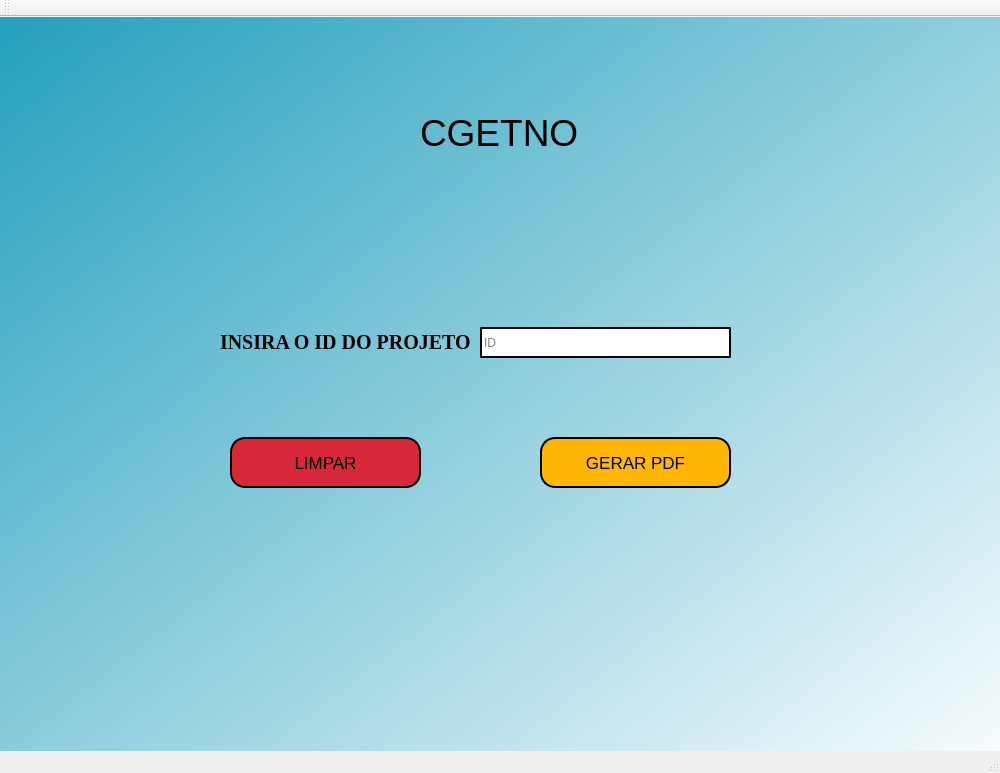
<?xml version="1.0" encoding="UTF-8"?>
<ui version="4.0">
 <class>MainWindow</class>
 <widget class="QMainWindow" name="MainWindow">
  <property name="geometry">
   <rect>
    <x>0</x>
    <y>0</y>
    <width>1000</width>
    <height>773</height>
   </rect>
  </property>
  <property name="windowTitle">
   <string>MainWindow</string>
  </property>
  <property name="styleSheet">
   <string notr="true"/>
  </property>
  <property name="inputMethodHints">
   <set>Qt::ImhDigitsOnly</set>
  </property>
  <widget class="QWidget" name="centralwidget">
   <widget class="QWidget" name="widget" native="true">
    <property name="geometry">
     <rect>
      <x>-10</x>
      <y>-20</y>
      <width>1021</width>
      <height>801</height>
     </rect>
    </property>
    <property name="styleSheet">
     <string notr="true">QWidget#widget{
background-color: qlineargradient(spread:pad, x1:0, y1:0, x2:1, y2:1, stop:0 rgba(33, 158, 188, 255), stop:1 rgba(255, 255, 255, 255))}</string>
    </property>
    <widget class="QPushButton" name="pushButton">
     <property name="geometry">
      <rect>
       <x>240</x>
       <y>440</y>
       <width>191</width>
       <height>51</height>
      </rect>
     </property>
     <property name="palette">
      <palette>
       <active>
        <colorrole role="WindowText">
         <brush brushstyle="SolidPattern">
          <color alpha="255">
           <red>255</red>
           <green>255</green>
           <blue>255</blue>
          </color>
         </brush>
        </colorrole>
        <colorrole role="Button">
         <brush brushstyle="SolidPattern">
          <color alpha="255">
           <red>214</red>
           <green>40</green>
           <blue>57</blue>
          </color>
         </brush>
        </colorrole>
        <colorrole role="Base">
         <brush brushstyle="SolidPattern">
          <color alpha="255">
           <red>214</red>
           <green>40</green>
           <blue>57</blue>
          </color>
         </brush>
        </colorrole>
        <colorrole role="Window">
         <brush brushstyle="SolidPattern">
          <color alpha="255">
           <red>214</red>
           <green>40</green>
           <blue>57</blue>
          </color>
         </brush>
        </colorrole>
       </active>
       <inactive>
        <colorrole role="WindowText">
         <brush brushstyle="SolidPattern">
          <color alpha="255">
           <red>255</red>
           <green>255</green>
           <blue>255</blue>
          </color>
         </brush>
        </colorrole>
        <colorrole role="Button">
         <brush brushstyle="SolidPattern">
          <color alpha="255">
           <red>214</red>
           <green>40</green>
           <blue>57</blue>
          </color>
         </brush>
        </colorrole>
        <colorrole role="Base">
         <brush brushstyle="SolidPattern">
          <color alpha="255">
           <red>214</red>
           <green>40</green>
           <blue>57</blue>
          </color>
         </brush>
        </colorrole>
        <colorrole role="Window">
         <brush brushstyle="SolidPattern">
          <color alpha="255">
           <red>214</red>
           <green>40</green>
           <blue>57</blue>
          </color>
         </brush>
        </colorrole>
       </inactive>
       <disabled>
        <colorrole role="WindowText">
         <brush brushstyle="SolidPattern">
          <color alpha="255">
           <red>120</red>
           <green>120</green>
           <blue>120</blue>
          </color>
         </brush>
        </colorrole>
        <colorrole role="Button">
         <brush brushstyle="SolidPattern">
          <color alpha="255">
           <red>214</red>
           <green>40</green>
           <blue>57</blue>
          </color>
         </brush>
        </colorrole>
        <colorrole role="Base">
         <brush brushstyle="SolidPattern">
          <color alpha="255">
           <red>214</red>
           <green>40</green>
           <blue>57</blue>
          </color>
         </brush>
        </colorrole>
        <colorrole role="Window">
         <brush brushstyle="SolidPattern">
          <color alpha="255">
           <red>214</red>
           <green>40</green>
           <blue>57</blue>
          </color>
         </brush>
        </colorrole>
       </disabled>
      </palette>
     </property>
     <property name="font">
      <font>
       <pointsize>13</pointsize>
      </font>
     </property>
     <property name="cursor">
      <cursorShape>ClosedHandCursor</cursorShape>
     </property>
     <property name="styleSheet">
      <string notr="true">QPushButton {
background-color: rgb(214, 40, 57);
border-radius: 15px;
border-style:outset;
border-width: 2px;
border-color: black;
}

QPushButton:hover {
	background-color: rgb(242, 106, 79)
}</string>
     </property>
     <property name="text">
      <string>LIMPAR</string>
     </property>
    </widget>
    <widget class="QLineEdit" name="lineEdit">
     <property name="geometry">
      <rect>
       <x>490</x>
       <y>330</y>
       <width>251</width>
       <height>31</height>
      </rect>
     </property>
     <property name="styleSheet">
      <string notr="true">background-color: rgb(255, 255, 255);
font: 12pt &quot;MS Shell Dlg 2&quot;;

border-style:outset;
border-width: 2px</string>
     </property>
     <property name="inputMethodHints">
      <set>Qt::ImhDigitsOnly</set>
     </property>
     <property name="cursorPosition">
      <number>0</number>
     </property>
     <property name="placeholderText">
      <string>ID</string>
     </property>
     <property name="cursorMoveStyle">
      <enum>Qt::VisualMoveStyle</enum>
     </property>
    </widget>
    <widget class="QPushButton" name="pushButton_2">
     <property name="geometry">
      <rect>
       <x>550</x>
       <y>440</y>
       <width>191</width>
       <height>51</height>
      </rect>
     </property>
     <property name="palette">
      <palette>
       <active>
        <colorrole role="WindowText">
         <brush brushstyle="SolidPattern">
          <color alpha="255">
           <red>255</red>
           <green>255</green>
           <blue>255</blue>
          </color>
         </brush>
        </colorrole>
        <colorrole role="Button">
         <brush brushstyle="SolidPattern">
          <color alpha="255">
           <red>255</red>
           <green>183</green>
           <blue>3</blue>
          </color>
         </brush>
        </colorrole>
        <colorrole role="Base">
         <brush brushstyle="SolidPattern">
          <color alpha="255">
           <red>255</red>
           <green>183</green>
           <blue>3</blue>
          </color>
         </brush>
        </colorrole>
        <colorrole role="Window">
         <brush brushstyle="SolidPattern">
          <color alpha="255">
           <red>255</red>
           <green>183</green>
           <blue>3</blue>
          </color>
         </brush>
        </colorrole>
       </active>
       <inactive>
        <colorrole role="WindowText">
         <brush brushstyle="SolidPattern">
          <color alpha="255">
           <red>255</red>
           <green>255</green>
           <blue>255</blue>
          </color>
         </brush>
        </colorrole>
        <colorrole role="Button">
         <brush brushstyle="SolidPattern">
          <color alpha="255">
           <red>255</red>
           <green>183</green>
           <blue>3</blue>
          </color>
         </brush>
        </colorrole>
        <colorrole role="Base">
         <brush brushstyle="SolidPattern">
          <color alpha="255">
           <red>255</red>
           <green>183</green>
           <blue>3</blue>
          </color>
         </brush>
        </colorrole>
        <colorrole role="Window">
         <brush brushstyle="SolidPattern">
          <color alpha="255">
           <red>255</red>
           <green>183</green>
           <blue>3</blue>
          </color>
         </brush>
        </colorrole>
       </inactive>
       <disabled>
        <colorrole role="WindowText">
         <brush brushstyle="SolidPattern">
          <color alpha="255">
           <red>120</red>
           <green>120</green>
           <blue>120</blue>
          </color>
         </brush>
        </colorrole>
        <colorrole role="Button">
         <brush brushstyle="SolidPattern">
          <color alpha="255">
           <red>255</red>
           <green>183</green>
           <blue>3</blue>
          </color>
         </brush>
        </colorrole>
        <colorrole role="Base">
         <brush brushstyle="SolidPattern">
          <color alpha="255">
           <red>255</red>
           <green>183</green>
           <blue>3</blue>
          </color>
         </brush>
        </colorrole>
        <colorrole role="Window">
         <brush brushstyle="SolidPattern">
          <color alpha="255">
           <red>255</red>
           <green>183</green>
           <blue>3</blue>
          </color>
         </brush>
        </colorrole>
       </disabled>
      </palette>
     </property>
     <property name="font">
      <font>
       <pointsize>13</pointsize>
      </font>
     </property>
     <property name="cursor">
      <cursorShape>ClosedHandCursor</cursorShape>
     </property>
     <property name="styleSheet">
      <string notr="true">QPushButton {
background-color: rgb(255, 183, 3);
border-radius: 15px;
border-style:outset;
border-width: 2px;
border-color: black;

}

QPushButton:hover {
	background-color: rgb(245, 238, 158)
}</string>
     </property>
     <property name="text">
      <string>GERAR PDF</string>
     </property>
    </widget>
    <widget class="QLabel" name="label">
     <property name="geometry">
      <rect>
       <x>230</x>
       <y>330</y>
       <width>311</width>
       <height>31</height>
      </rect>
     </property>
     <property name="font">
      <font>
       <family>Times New Roman</family>
       <pointsize>15</pointsize>
       <weight>75</weight>
       <bold>true</bold>
      </font>
     </property>
     <property name="text">
      <string>INSIRA O ID DO PROJETO</string>
     </property>
    </widget>
    <widget class="QLabel" name="label_2">
     <property name="geometry">
      <rect>
       <x>50</x>
       <y>60</y>
       <width>91</width>
       <height>141</height>
      </rect>
     </property>
     <property name="text">
      <string/>
     </property>
     <property name="pixmap">
      <pixmap>C:/Users/davi.costa/Downloads/logo-png.png</pixmap>
     </property>
     <property name="scaledContents">
      <bool>true</bool>
     </property>
    </widget>
    <widget class="QLabel" name="label_3">
     <property name="geometry">
      <rect>
       <x>430</x>
       <y>120</y>
       <width>311</width>
       <height>31</height>
      </rect>
     </property>
     <property name="font">
      <font>
       <family>MS Shell Dlg 2</family>
       <pointsize>28</pointsize>
       <weight>50</weight>
       <italic>false</italic>
       <bold>false</bold>
      </font>
     </property>
     <property name="styleSheet">
      <string notr="true">font: 28pt &quot;MS Shell Dlg 2&quot;;</string>
     </property>
     <property name="text">
      <string>CGETNO</string>
     </property>
    </widget>
   </widget>
  </widget>
  <widget class="QMenuBar" name="menubar">
   <property name="geometry">
    <rect>
     <x>0</x>
     <y>0</y>
     <width>1000</width>
     <height>21</height>
    </rect>
   </property>
  </widget>
  <widget class="QStatusBar" name="statusbar"/>
  <widget class="QToolBar" name="toolBar">
   <property name="windowTitle">
    <string>toolBar</string>
   </property>
   <attribute name="toolBarArea">
    <enum>TopToolBarArea</enum>
   </attribute>
   <attribute name="toolBarBreak">
    <bool>false</bool>
   </attribute>
  </widget>
 </widget>
 <resources/>
 <connections/>
</ui>
